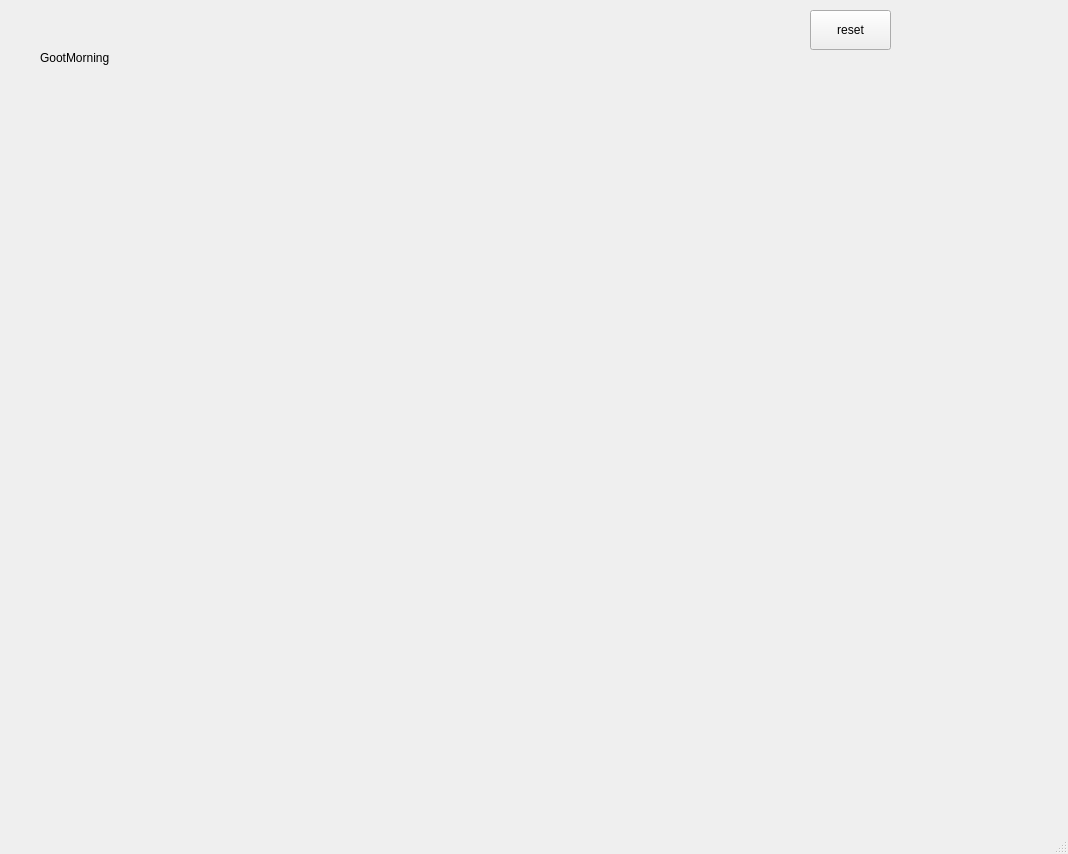
<?xml version="1.0" encoding="UTF-8"?>
<ui version="4.0">
 <class>MainWindow</class>
 <widget class="QMainWindow" name="MainWindow">
  <property name="geometry">
   <rect>
    <x>0</x>
    <y>0</y>
    <width>1068</width>
    <height>854</height>
   </rect>
  </property>
  <property name="windowTitle">
   <string>MainWindow</string>
  </property>
  <property name="toolTip">
   <string>0,1</string>
  </property>
  <widget class="QWidget" name="centralwidget">
   <widget class="QPushButton" name="pb_reset">
    <property name="geometry">
     <rect>
      <x>810</x>
      <y>10</y>
      <width>81</width>
      <height>40</height>
     </rect>
    </property>
    <property name="acceptDrops">
     <bool>false</bool>
    </property>
    <property name="text">
     <string>reset</string>
    </property>
    <property name="iconSize">
     <size>
      <width>40</width>
      <height>40</height>
     </size>
    </property>
   </widget>
   <widget class="QLabel" name="lbl">
    <property name="geometry">
     <rect>
      <x>40</x>
      <y>50</y>
      <width>81</width>
      <height>16</height>
     </rect>
    </property>
    <property name="text">
     <string>GootMorning</string>
    </property>
   </widget>
  </widget>
  <widget class="QMenuBar" name="menubar">
   <property name="geometry">
    <rect>
     <x>0</x>
     <y>0</y>
     <width>1068</width>
     <height>21</height>
    </rect>
   </property>
  </widget>
  <widget class="QStatusBar" name="statusbar"/>
 </widget>
 <resources/>
 <connections/>
</ui>
